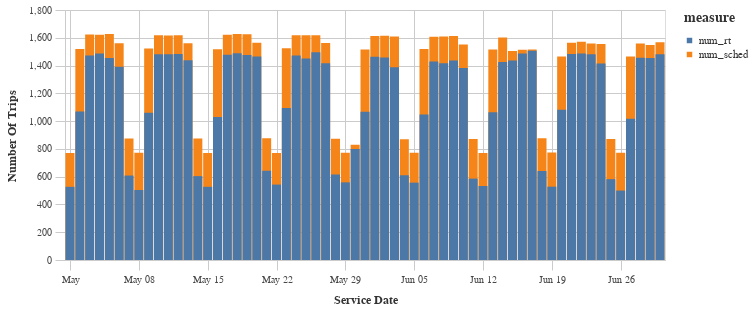

Notebook cell for this chart:
### Code cell
bar = (alt.Chart(df_long).mark_bar(opacity=1, size=9).encode(
    x=alt.X('service_date', title=_dla_utils.labeling('service_date')),
    y=alt.Y('value', stack=None,  title=_dla_utils.labeling('number of trips')),
    color="measure")
      )

chart = styleguide.preset_chart_config(bar)
chart.properties(width=600)

### Figure 1 — Vega-Lite specification as saved in the notebook (floating-point values rounded to 4 significant figures)
{"config": {"view": {"continuousWidth": 400, "continuousHeight": 300}, "axis": {"domainColor": "#cbcbcb", "grid": true, "gridColor": "#cbcbcb", "gridWidth": 1, "labelColor": "#474747", "labelFont": "Nunito Sans", "labelFontSize": 10, "labelPadding": 4, "tickColor": "#cbcbcb", "tickSize": 10, "titleColor": "#333", "titleFont": "Raleway", "titleFontSize": 12, "titlePadding": 10}, "axisBand": {"grid": false}, "background": "white", "font": "Raleway", "header": {"labelFont": "Nunito Sans", "titleFont": "Raleway"}, "legend": {"labelColor": "#333", "labelFont": "Nunito Sans", "labelFontSize": 11, "labelLimit": 0, "padding": 1, "symbolSize": 30, "symbolType": "square", "titleColor": "#333", "titleFont": "Raleway", "titleFontSize": 14, "titlePadding": 10}, "title": {"anchor": "middle", "font": "Raleway", "fontSize": 18, "fontWeight": 300, "offset": 20}}, "data": {"name": "data-0320e8ec851ff5382dee37ea6b2d46de"}, "mark": {"type": "bar", "opacity": 1, "size": 9}, "encoding": {"color": {"field": "measure", "type": "nominal"}, "x": {"field": "service_date", "title": "Service Date", "type": "temporal"}, "y": {"field": "value", "stack": null, "title": "Number Of Trips", "type": "quantitative"}}, "height": 250, "width": 600, "$schema": "https://vega.github.io/schema/vega-lite/v4.17.0.json", "datasets": {"data-0320e8ec851ff5382dee37ea6b2d46de": [{"service_date": "2022-06-12T00:00:00", "measure": "num_sched", "value": 770}, {"service_date": "2022-05-22T00:00:00", "measure": "num_sched", "value": 770}, {"service_date": "2022-05-15T00:00:00", "measure": "num_sched", "value": 771}, {"service_date": "2022-05-01T00:00:00", "measure": "num_sched", "value": 771}, {"service_date": "2022-06-26T00:00:00", "measure": "num_sched", "value": 772}, {"service_date": "2022-06-05T00:00:00", "measure": "num_sched", "value": 773}, {"service_date": "2022-05-29T00:00:00", "measure": "num_sched", "value": 773}, {"service_date": "2022-05-08T00:00:00", "measure": "num_sched", "value": 773}, {"service_date": "2022-06-19T00:00:00", "measure": "num_sched", "value": 774}, {"service_date": "2022-06-29T00:00:00", "measure": "num_sched", "value": 1548}, {"service_date": "2022-06-10T00:00:00", "measure": "num_sched", "value": 1552}, {"service_date": "2022-06-24T00:00:00", "measure": "num_sched", "value": 1556}, {"service_date": "2022-06-23T00:00:00", "measure": "num_sched", "value": 1558}, {"service_date": "2022-06-28T00:00:00", "measure": "num_sched", "value": 1559}, {"service_date": "2022-05-13T00:00:00", "measure": "num_sched", "value": 1560}, {"service_date": "2022-05-06T00:00:00", "measure": "num_sched", "value": 1561}, {"service_date": "2022-05-27T00:00:00", "measure": "num_sched", "value": 1563}, {"service_date": "2022-05-20T00:00:00", "measure": "num_sched", "value": 1564}, {"service_date": "2022-06-21T00:00:00", "measure": "num_sched", "value": 1564}, {"service_date": "2022-06-30T00:00:00", "measure": "num_sched", "value": 1568}, {"service_date": "2022-06-22T00:00:00", "measure": "num_sched", "value": 1572}, {"service_date": "2022-05-30T00:00:00", "measure": "num_sched", "value": 829}, {"service_date": "2022-06-14T00:00:00", "measure": "num_sched", "value": 1602}, {"service_date": "2022-06-07T00:00:00", "measure": "num_sched", "value": 1608}, {"service_date": "2022-06-03T00:00:00", "measure": "num_sched", "value": 1609}, {"service_date": "2022-06-08T00:00:00", "measure": "num_sched", "value": 1610}, {"service_date": "2022-06-01T00:00:00", "measure": "num_sched", "value": 1613}, {"service_date": "2022-06-09T00:00:00", "measure": "num_sched", "value": 1613}, {"service_date": "2022-06-02T00:00:00", "measure": "num_sched", "value": 1614}, {"service_date": "2022-05-11T00:00:00", "measure": "num_sched", "value": 1617}, {"service_date": "2022-05-26T00:00:00", "measure": "num_sched", "value": 1618}, {"service_date": "2022-05-25T00:00:00", "measure": "num_sched", "value": 1618}, {"service_date": "2022-05-10T00:00:00", "measure": "num_sched", "value": 1618}, {"service_date": "2022-05-12T00:00:00", "measure": "num_sched", "value": 1619}, {"service_date": "2022-05-24T00:00:00", "measure": "num_sched", "value": 1619}, {"service_date": "2022-05-17T00:00:00", "measure": "num_sched", "value": 1621}, {"service_date": "2022-05-04T00:00:00", "measure": "num_sched", "value": 1622}, {"service_date": "2022-05-03T00:00:00", "measure": "num_sched", "value": 1624}, {"service_date": "2022-05-19T00:00:00", "measure": "num_sched", "value": 1625}, {"service_date": "2022-05-18T00:00:00", "measure": "num_sched", "value": 1627}, {"service_date": "2022-05-05T00:00:00", "measure": "num_sched", "value": 1628}, {"service_date": "2022-06-04T00:00:00", "measure": "num_sched", "value": 870}, {"service_date": "2022-06-25T00:00:00", "measure": "num_sched", "value": 871}, {"service_date": "2022-06-11T00:00:00", "measure": "num_sched", "value": 872}, {"service_date": "2022-05-28T00:00:00", "measure": "num_sched", "value": 873}, {"service_date": "2022-05-07T00:00:00", "measure": "num_sched", "value": 874}, {"service_date": "2022-05-14T00:00:00", "measure": "num_sched", "value": 874}, {"service_date": "2022-06-18T00:00:00", "measure": "num_sched", "value": 877}, {"service_date": "2022-05-21T00:00:00", "measure": "num_sched", "value": 877}, {"service_date": "2022-06-27T00:00:00", "measure": "num_sched", "value": 1465}, {"service_date": "2022-06-20T00:00:00", "measure": "num_sched", "value": 1465}, {"service_date": "2022-06-15T00:00:00", "measure": "num_sched", "value": 1505}, {"service_date": "2022-06-16T00:00:00", "measure": "num_sched", "value": 1514}, {"service_date": "2022-06-13T00:00:00", "measure": "num_sched", "value": 1516}, {"service_date": "2022-05-31T00:00:00", "measure": "num_sched", "value": 1516}, {"service_date": "2022-06-17T00:00:00", "measure": "num_sched", "value": 1516}, {"service_date": "2022-05-16T00:00:00", "measure": "num_sched", "value": 1518}, {"service_date": "2022-05-02T00:00:00", "measure": "num_sched", "value": 1519}, {"service_date": "2022-06-06T00:00:00", "measure": "num_sched", "value": 1520}, {"service_date": "2022-05-09T00:00:00", "measure": "num_sched", "value": 1523}, {"service_date": "2022-05-23T00:00:00", "measure": "num_sched", "value": 1524}, {"service_date": "2022-06-12T00:00:00", "measure": "num_rt", "value": 533}, {"service_date": "2022-05-22T00:00:00", "measure": "num_rt", "value": 543}, {"service_date": "2022-05-15T00:00:00", "measure": "num_rt", "value": 527}, {"service_date": "2022-05-01T00:00:00", "measure": "num_rt", "value": 527}, {"service_date": "2022-06-26T00:00:00", "measure": "num_rt", "value": 500}, {"service_date": "2022-06-05T00:00:00", "measure": "num_rt", "value": 557}, {"service_date": "2022-05-29T00:00:00", "measure": "num_rt", "value": 559}, {"service_date": "2022-05-08T00:00:00", "measure": "num_rt", "value": 504}, {"service_date": "2022-06-19T00:00:00", "measure": "num_rt", "value": 528}, {"service_date": "2022-06-29T00:00:00", "measure": "num_rt", "value": 1454}, {"service_date": "2022-06-10T00:00:00", "measure": "num_rt", "value": 1382}, {"service_date": "2022-06-24T00:00:00", "measure": "num_rt", "value": 1415}, {"service_date": "2022-06-23T00:00:00", "measure": "num_rt", "value": 1481}, {"service_date": "2022-06-28T00:00:00", "measure": "num_rt", "value": 1457}, {"service_date": "2022-05-13T00:00:00", "measure": "num_rt", "value": 1439}, {"service_date": "2022-05-06T00:00:00", "measure": "num_rt", "value": 1392}, {"service_date": "2022-05-27T00:00:00", "measure": "num_rt", "value": 1417}, {"service_date": "2022-05-20T00:00:00", "measure": "num_rt", "value": 1466}, {"service_date": "2022-06-21T00:00:00", "measure": "num_rt", "value": 1484}, {"service_date": "2022-06-30T00:00:00", "measure": "num_rt", "value": 1481}, {"service_date": "2022-06-22T00:00:00", "measure": "num_rt", "value": 1487}, {"service_date": "2022-05-30T00:00:00", "measure": "num_rt", "value": 800}, {"service_date": "2022-06-14T00:00:00", "measure": "num_rt", "value": 1425}, {"service_date": "2022-06-07T00:00:00", "measure": "num_rt", "value": 1430}, {"service_date": "2022-06-03T00:00:00", "measure": "num_rt", "value": 1387}, {"service_date": "2022-06-08T00:00:00", "measure": "num_rt", "value": 1416}, {"service_date": "2022-06-01T00:00:00", "measure": "num_rt", "value": 1463}, {"service_date": "2022-06-09T00:00:00", "measure": "num_rt", "value": 1436}, {"service_date": "2022-06-02T00:00:00", "measure": "num_rt", "value": 1458}, {"service_date": "2022-05-11T00:00:00", "measure": "num_rt", "value": 1482}, {"service_date": "2022-05-26T00:00:00", "measure": "num_rt", "value": 1496}, {"service_date": "2022-05-25T00:00:00", "measure": "num_rt", "value": 1450}, {"service_date": "2022-05-10T00:00:00", "measure": "num_rt", "value": 1482}, {"service_date": "2022-05-12T00:00:00", "measure": "num_rt", "value": 1483}, {"service_date": "2022-05-24T00:00:00", "measure": "num_rt", "value": 1473}, {"service_date": "2022-05-17T00:00:00", "measure": "num_rt", "value": 1478}, {"service_date": "2022-05-04T00:00:00", "measure": "num_rt", "value": 1487}, {"service_date": "2022-05-03T00:00:00", "measure": "num_rt", "value": 1473}, {"service_date": "2022-05-19T00:00:00", "measure": "num_rt", "value": 1476}, {"service_date": "2022-05-18T00:00:00", "measure": "num_rt", "value": 1488}, {"service_date": "2022-05-05T00:00:00", "measure": "num_rt", "value": 1455}, {"service_date": "2022-06-04T00:00:00", "measure": "num_rt", "value": 610}, {"service_date": "2022-06-25T00:00:00", "measure": "num_rt", "value": 582}, {"service_date": "2022-06-11T00:00:00", "measure": "num_rt", "value": 586}, {"service_date": "2022-05-28T00:00:00", "measure": "num_rt", "value": 615}, {"service_date": "2022-05-07T00:00:00", "measure": "num_rt", "value": 608}, {"service_date": "2022-05-14T00:00:00", "measure": "num_rt", "value": 604}, {"service_date": "2022-06-18T00:00:00", "measure": "num_rt", "value": 640}, {"service_date": "2022-05-21T00:00:00", "measure": "num_rt", "value": 642}, {"service_date": "2022-06-27T00:00:00", "measure": "num_rt", "value": 1017}, {"service_date": "2022-06-20T00:00:00", "measure": "num_rt", "value": 1081}, {"service_date": "2022-06-15T00:00:00", "measure": "num_rt", "value": 1437}, {"service_date": "2022-06-16T00:00:00", "measure": "num_rt", "value": 1487}, {"service_date": "2022-06-13T00:00:00", "measure": "num_rt", "value": 1063}, {"service_date": "2022-05-31T00:00:00", "measure": "num_rt", "value": 1067}, {"service_date": "2022-06-17T00:00:00", "measure": "num_rt", "value": 1507}, {"service_date": "2022-05-16T00:00:00", "measure": "num_rt", "value": 1030}, {"service_date": "2022-05-02T00:00:00", "measure": "num_rt", "value": 1069}, {"service_date": "2022-06-06T00:00:00", "measure": "num_rt", "value": 1048}, {"service_date": "2022-05-09T00:00:00", "measure": "num_rt", "value": 1060}, {"service_date": "2022-05-23T00:00:00", "measure": "num_rt", "value": 1094}]}}
